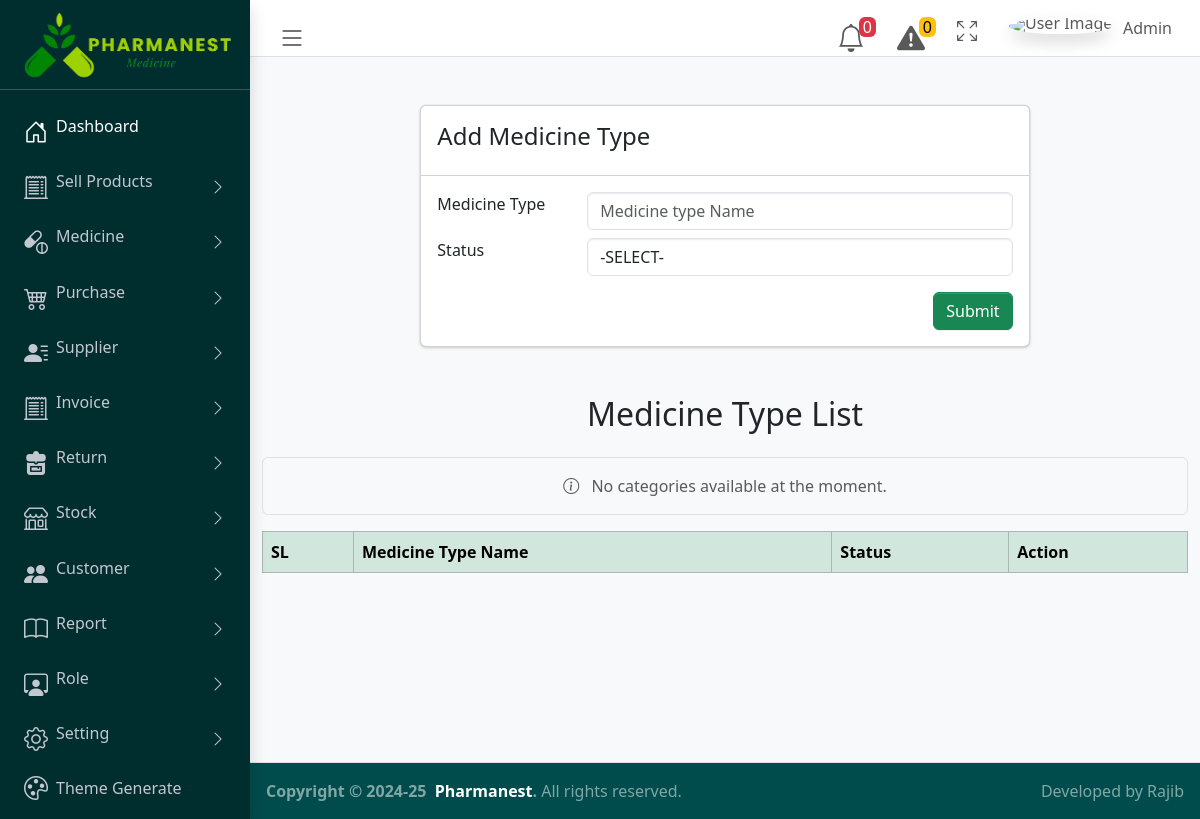
The page /type_medicine.php (signed in) on the database as committed earlier.
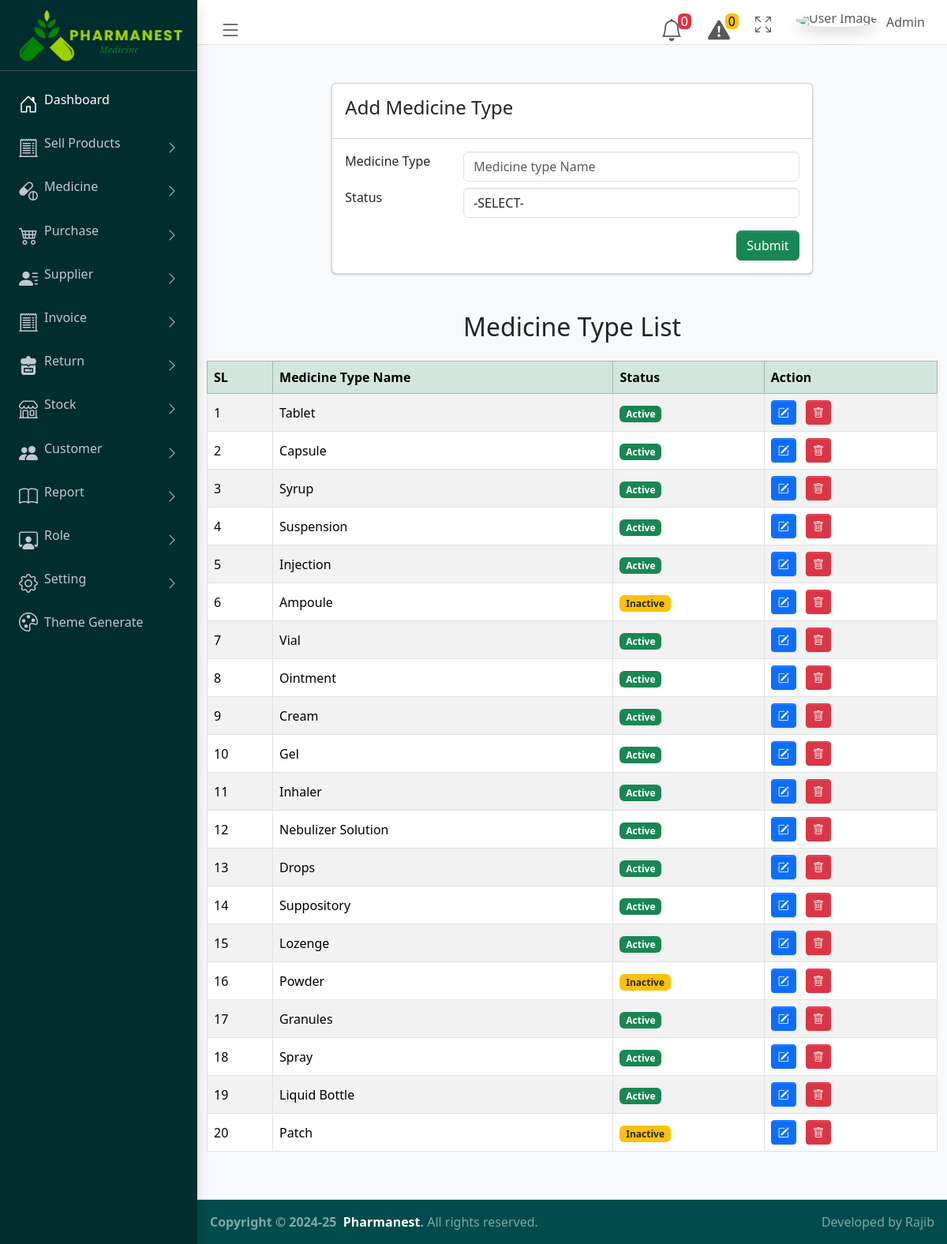
The same page on the database as committed later.
### tables this page shows
CREATE TABLE `medicine_type` (
  `id` int(10) NOT NULL,
  `type_name` varchar(100) NOT NULL,
  `type_status` varchar(100) NOT NULL
);

### type_medicine.php (the view, shortened to what this page needs)
 <?php require_once './config/config.php';?>
 <?php  include("./pages/common_pages/header.php");?>
 <?php include("./pages/common_pages/navber.php");?>
 <?php include("./pages/common_pages/sidebar.php");?>
<?php
$type = isset($_GET['type']) ? $_GET['type'] : null;
?>
    <main  class="app-main">
    <div class="container mt-5">
    <div class="row justify-content-center">
      <div class="col-lg-8">
        <div class="card">
          <div class="card-header">
            <h4>Add Medicine Type</h4>
          </div>
          <div class="card-body">
            <form class="form-horizontal" method="POST" id="submitBrandForm" action="./php_action/create_medicine_type.php" enctype="multipart/form-data">
              <div class="form-group row">
                <label class="col-sm-3 control-label" for="categoriesName">Medicine Type</label>
                <div class="col-sm-9 mb-2">
                  <input
                    type="text"
                    class="form-control"
                    name="type"
                    placeholder="Medicine type Name"
                    required
                    title="Only alphabets are allowed.">
                </div>
              </div>
              <div class="form-group row">
                <label class="col-sm-3 control-label" for="typeStatus">Status</label>
                <div class="col-sm-9">
                  <select class="form-control" id="unitStatus" name="typeStatus" required>
                    <option value="">-SELECT-</option>
                  </select>
                </div>
              </div>
              <div class="form-group row">
                <div class="col-sm-12 text-end mt-3">
                  <button type="submit" name="create" id="createCategoriesBtn" class="btn btn-success">
                    Submit
                  </button>
                </div>
              </div>
            </form>
          </div>
        </div>
      </div>
    </div>
  </div>
   <section>
   <div class="container my-5">
        <h2 class="mb-4 text-center">Medicine Type List</h2>
        <table class="table table-striped table-bordered align-middle">
            <thead class="table-success">
                <tr>
                    <th scope="col">SL</th>
                    <th scope="col">Medicine Type Name</th>
                    <th scope="col">Status</th>
                    <th scope="col">Action</th>
                </tr>
            </thead>
            <tbody>
            <?php
                    $active_type='';
                    $type_status = $db->query("SELECT * FROM medicine_type");
                    if($type_status->num_rows > 0){
                      $counter = 1;
                      while (list($id,$type,$status) = $type_status->fetch_row()) {
                        if($status == 1) {
                          $active_type = "<span class='badge bg-success'>Active</span>";
                        } else {
                          $active_type = "<span class='badge bg-warning text-dark'>Inactive</span>";
                        }
                              echo "<tr>
                              <td>$counter</td>
                              <td>$type</td>
                              <td>$active_type</td>
                              <td>
                                  <a href='./edit_form_type_medicine.php?id=$id'
                                  class='btn btn-primary btn-sm text-white me-2'
                                  data-bs-toggle='tooltip'
                                  title='Edit'>
                                  <i class='bi bi-pencil-square'></i>
                                  </a>
                                  <a href='./php_action/unit_delete.php?id=$id' class='btn btn-danger btn-sm text-white' data-bs-toggle='tooltip'
                                  title='Delete'>
                                  <i class='bi bi-trash'></i>
                                  </a>
                              </td>
                          </tr>";
                          $counter++;
                      }
                    }else{
                      echo "
                      <p class='text-center text-muted bg-light py-3 rounded border'>
                        <i class='bi bi-info-circle me-2'></i> No categories available at the moment.
                      </p>
                          ";
                    }
            ?>
            </tbody>
        </table>
    </div>
   </section>
  </main>
<?php include("./pages/common_pages/footer.php");?>

Rows that differ between the two databases and show on the page:
added medicine_type: type_name "Tablet", type_status "Active"
added medicine_type: type_name "Capsule", type_status "Active"
added medicine_type: type_name "Syrup", type_status "Active"
added medicine_type: type_name "Suspension", type_status "Active"
added medicine_type: type_name "Injection", type_status "Active"
added medicine_type: type_name "Ampoule", type_status "Inactive"
added medicine_type: type_name "Vial", type_status "Active"
added medicine_type: type_name "Ointment", type_status "Active"
added medicine_type: type_name "Cream", type_status "Active"
added medicine_type: type_name "Gel", type_status "Active"
added medicine_type: type_name "Inhaler", type_status "Active"
added medicine_type: type_name "Nebulizer Solution", type_status "Active"
added medicine_type: type_name "Drops", type_status "Active"
added medicine_type: type_name "Suppository", type_status "Active"
added medicine_type: type_name "Lozenge", type_status "Active"
added medicine_type: type_name "Powder", type_status "Inactive"
added medicine_type: type_name "Granules", type_status "Active"
added medicine_type: type_name "Spray", type_status "Active"
added medicine_type: type_name "Liquid Bottle", type_status "Active"
added medicine_type: type_name "Patch", type_status "Inactive"
Other text that changed with them:
text no longer shown: "No categories available at the moment."
